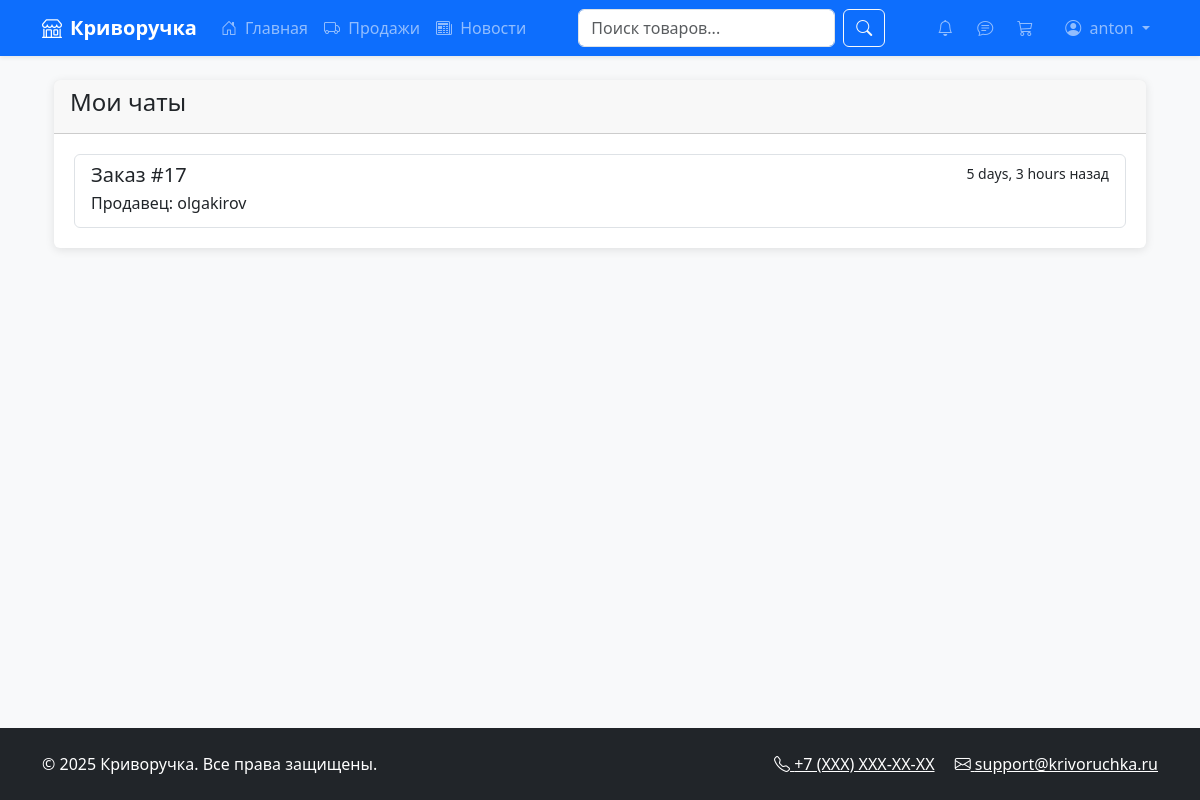
The app's page /my-chats/ (signed in) with its own data.
### marketplace/models.py (models this page shows, shortened)
class User(AbstractUser):
    phone = models.CharField(max_length=20, blank=True)
    avatar = models.ImageField(upload_to='avatars/', blank=True)
    middle_name = models.CharField(max_length=100, blank=True)
    bio = models.TextField(blank=True)
    address = models.TextField(blank=True)
    groups = models.ManyToManyField(
        'auth.Group',
        related_name="marketplace_user_groups",
        blank=True,
    )
    user_permissions = models.ManyToManyField(
        'auth.Permission',
        related_name="marketplace_user_permissions",
        blank=True,
    )

class Chat(models.Model):
    order = models.OneToOneField('Order', on_delete=models.CASCADE, related_name='chat')
    created_at = models.DateTimeField(auto_now_add=True)
    def last_message(self):
        if hasattr(self, '_last_message'):
            return self._last_message
        msg = self.messages.last()
        self._last_message = f"{msg.sender.username}: {msg.text[:30]}..." if msg else "Нет сообщений"
        return self._last_message
    last_message.short_description = 'Последнее сообщение'  # Для админки

class Order(models.Model):
    PENDING = 'pending'
    SHIPPED = 'shipped'
    DELIVERED = 'delivered'
    STATUS_CHOICES = [
        (PENDING, 'В обработке'),
        (SHIPPED, 'Отправлено'),
        (DELIVERED, 'Доставлено'),
    ]
    user = models.ForeignKey(User, on_delete=models.CASCADE)
    products = models.ManyToManyField('Product', through='OrderItem')  # Изменили items на products
    total_price = models.DecimalField(max_digits=10, decimal_places=2)
    address = models.TextField()
    status = models.CharField(max_length=20, choices=STATUS_CHOICES, default=PENDING)
    created_at = models.DateTimeField(auto_now_add=True)
    updated_at = models.DateTimeField(auto_now=True)
    tracking_number = models.CharField(max_length=50, blank=True, null=True)

### marketplace/views.py (the view)
# urls.py: path('my-chats/', views.seller_chats, name='seller_chats'),
@login_required
def seller_chats(request):
    print("Проверка данных:")
    print(f"User: {request.user}")
    print(f"Как продавец: {Chat.objects.filter(order__order_items__seller=request.user).count()} чатов")
    print(f"Как покупатель: {Chat.objects.filter(order__user=request.user).count()} чатов")
    chats = Chat.objects.filter(
        models.Q(order__order_items__seller=request.user) |
        models.Q(order__user=request.user)
    ).annotate(
        last_message_time=Max('messages__timestamp')
    ).order_by('-last_message_time')
    for chat in chats:
        if request.user == chat.order.user:
            chat.other_user = chat.order.order_items.first().seller
        else:
            chat.other_user = chat.order.user
    return render(request, 'marketplace/chat_list.html', {
        'chats': chats
    })

### marketplace/context_processors.py (called while the page is built)
def unread_notifications(request):
    if request.user.is_authenticated:
        return {
            'unread_count': request.user.notifications.filter(is_read=False).count()
        }
    return {}

def unread_chats(request):
    if not request.user.is_authenticated:
        return {}
    unread_count = Message.objects.filter(
        chat__order__order_items__seller=request.user,
        is_read=False
    ).exclude(
        sender=request.user
    ).count()
    return {'unread_chats_count': unread_count}

### marketplace/views.py (called while the page is built)
def base_context(request):
    if request.user.is_authenticated:
        return {'cart_items_count': Cart.objects.filter(user=request.user).count()}
    return {}

### templates/marketplace/chat_list.html
{% extends 'marketplace/base.html' %}
{% block content %}
<div class="container mt-4">
    <div class="card">
        <div class="card-header">
            <h4>Мои чаты</h4>
        </div>
        <div class="card-body">
            {% if chats %}
                <div class="list-group">
                    {% for chat in chats %}
                        <a href="{% url 'order_chat' chat.order.id %}" class="list-group-item list-group-item-action">
                            <div class="d-flex w-100 justify-content-between">
                                <h5 class="mb-1">Заказ #{{ chat.order.id }}</h5>
                                <small>
                                    {% if chat.last_message_time %}
                                        {{ chat.last_message_time|timesince }} назад
                                    {% else %}
                                        нет сообщений
                                    {% endif %}
                                </small>
                            </div>
                            <p class="mb-1">
                                {% if request.user == chat.order.user %}
                                    Продавец: {{ chat.other_user.username }}
                                {% else %}
                                    Покупатель: {{ chat.other_user.username }}
                                {% endif %}
                            </p>
                        </a>
                    {% endfor %}
                </div>
            {% else %}
                <div class="alert alert-info">У вас нет активных чатов</div>
            {% endif %}
        </div>
    </div>
</div>
{% endblock %}

### templates/marketplace/base.html (shortened to what this page needs)
<!DOCTYPE html>
<html lang="ru">
{% load custom_filters %}
{% load seller_tags %}
<head>
    <link href="https://cdn.jsdelivr.net/npm/bootstrap@5.3.2/dist/css/bootstrap.min.css" rel="stylesheet">
    <link rel="stylesheet" href="https://cdn.jsdelivr.net/npm/bootstrap-icons@1.11.3/font/bootstrap-icons.min.css">
    <link href="/static/css/style.css" rel="stylesheet">
</head>
<body class="d-flex flex-column min-vh-100 bg-light">
    <nav class="navbar navbar-expand-lg navbar-dark bg-primary shadow-sm position-relative">
        <div class="container">
            <a class="navbar-brand fw-bold" href="{% url 'home' %}">
                <i class="bi bi-shop me-2"></i>Криворучка
            </a>
            <div class="collapse navbar-collapse" id="mainNavbar">
                <ul class="navbar-nav me-auto mb-2 mb-lg-0">
                    <li class="nav-item">
                        <a class="nav-link" href="{% url 'home' %}">
                            <i class="bi bi-house-door me-1"></i> Главная
                        </a>
                    </li>
                    {% if user.is_authenticated %}
                    <li class="nav-item">
                        <a class="nav-link" href="{% url 'seller_orders' %}">
                            <i class="bi bi-truck me-1"></i> Продажи
                        </a>
                    </li>
                    <li class="nav-item">
                        <a class="nav-link" href="{% url 'news_list' %}">
                            <i class="bi bi-newspaper me-1"></i> Новости
                        </a>
                    </li>
                    {% endif %}
                </ul>
                <form method="get" action="{% url 'search_results' %}" class="d-flex position-relative">
    <input type="text"
           id="search-input"
           name="q"
           class="form-control me-2"
           placeholder="Поиск товаров..."
           autocomplete="off"
           aria-label="Поиск товаров">
    <button type="submit" class="btn btn-outline-light">
        <i class="bi bi-search"></i>
    </button>
</form>
                <ul class="navbar-nav ms-auto mb-2 mb-lg-0">
                    {% if user.is_authenticated %}
                    <li class="nav-item me-2">
                        <a class="nav-link position-relative" href="{% url 'notifications' %}">
                            <i class="bi bi-bell"></i>
                        </a>
                    </li>
{% if user.is_authenticated %}
<li class="nav-item me-2">
    <a href="{% url 'seller_chats' %}" class="nav-link position-relative">
    <i class="bi bi-chat-text"></i>
</a>
</li>
{% endif %}
                    <li class="nav-item me-3">
                        <a class="nav-link position-relative" href="{% url 'cart' %}">
                            <i class="bi bi-cart3"></i>
                        </a>
                    </li>
                    <li class="nav-item dropdown">
                        <a class="nav-link dropdown-toggle" href="#" id="userDropdown" role="button" data-bs-toggle="dropdown">
                            <i class="bi bi-person-circle me-1"></i> {{ user.username }}
                        </a>
                    </li>
                    {% endif %}
                </ul>
            </div>
        </div>
    </nav>
    <main class="flex-grow-1">
        <div class="container my-4">
            {% block content %}{% endblock %}
        </div>
    </main>
    <footer class="bg-dark text-white py-4 mt-auto">
        <div class="container">
            <div class="row">
                <div class="col-md-6 text-center text-md-start">
                    <p class="mb-0">&copy; {% now "Y" %} Криворучка. Все права защищены.</p>
                </div>
                <div class="col-md-6 text-center text-md-end">
                    <a href="#" class="text-white me-3"><i class="bi bi-telephone"></i> +7 (XXX) XXX-XX-XX</a>
                    <a href="#" class="text-white"><i class="bi bi-envelope"></i> support@krivoruchka.ru</a>
                </div>
            </div>
        </div>
    </footer>
</body>
</html>

### static/css/style.css (style rules this page uses)
.card { transition: transform 0.3s; border: none; box-shadow: 0 2px 10px rgba(0,0,0,0.1); }
.card-body { padding: 1.25rem; }

### records on screen
User: username "anton"
Chat: order.id "17", last_message_time "5 days, 3 hours", other_user.username "olgakirov"
